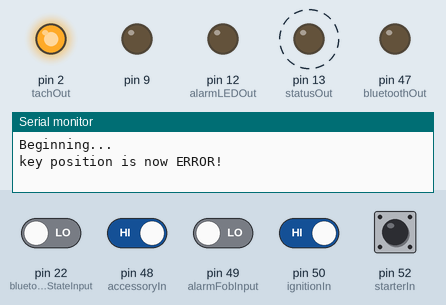
A program run on a simulated Arduino Mega 2560, built with avr-gcc and run on an emulated ATmega2560. Shown: output pins drawn as LEDs (lit = HIGH), the last lines printed to the serial monitor. Dashed ring = blinking. The test bench sets the inputs (shaded band); at power-on: pin 48 (accessoryIn), pin 50 (ignitionIn), pin 52 (starterIn) HIGH, pin 22 (bluetoothStateInput), pin 49 (alarmFobInput) LOW.

Above: at 1.25 s.
1.3 s: pin 48 (accessoryIn) driven LOW
At 3.7 s:
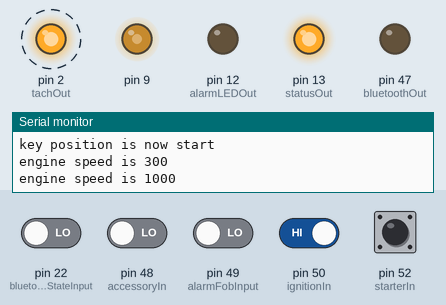
4.3 s: pin 22 (bluetoothStateInput) driven HIGH
At 4.7 s:
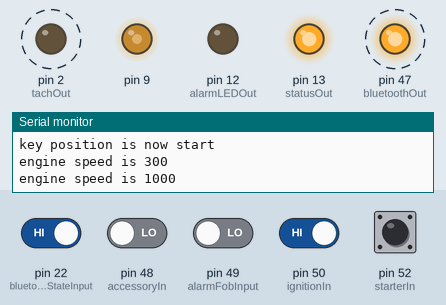
7.3 s: pin 50 (ignitionIn) driven LOW
At 9.05 s:
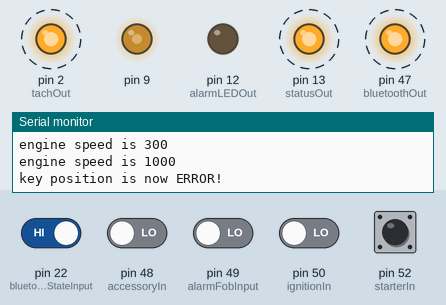
10.3 s: pin 52 (starterIn) pulled LOW for 0.15 s
At 12.56 s:
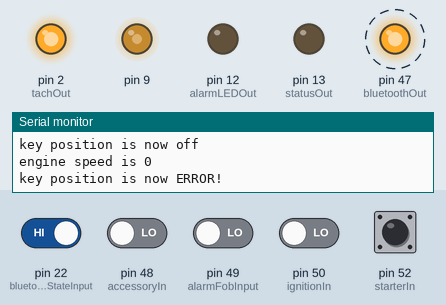
13.3 s: pin 49 (alarmFobInput) driven HIGH
At 15.19 s:
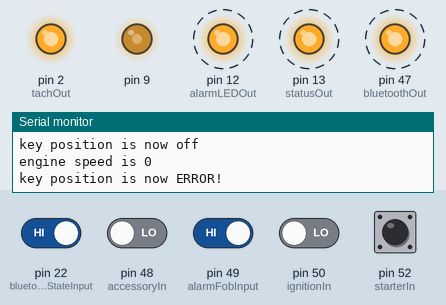
Timing chart, 0 to 20.3 s (numbered marks = the images above; inputs shaded):
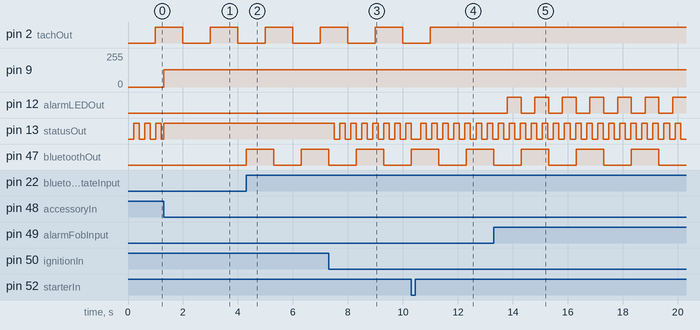

The program:

main.cpp
```cpp
#include <Arduino.h>
#include "TimerThree.h"
#include <string.h>
#include "Engine_Simulator.h"

void readInputs();
void reportSerialData();
void figureOutEngineSpeed();
void figureOutKeyPosition();
void processTachOutput();
void processStatusLED();
void figureOutBluetoothState();
void figureOutAlarmState();
void resetPreviousVariables();
void timerisr();
#if timeMainLoop
  void calculateLoopTime();
#endif

bool debug = 1;
bool accIn = 0;                             // is the accessory relay energized?
bool ignIn = 0;                             // is the ignition relay energized?
bool startIn = 0;                           // is the starter relay energized?
bool forceEnginetoRunningState = 0;         // is the engine forced to run regardless of inputs?
int engineSpeed = 0;                        // track the engine speed
int previousEngineSpeed = 0;                // tracks the previous engine speed for serial reporting purposes
long tachPeriod;                            // tracks the period of the tach signal in microseconds
bool valueStatus = LOW;                     // value of the status LED
long previousMillisStatus = 0;              // will store last time LED was updated
long crankToStartCounter = 0;               // tracks the amount of time the motor has been cranking
int serialData = normalEngine;              // tracks the serial serialData, which will only be one character
                                            // 'm' = malfunction, no tach signal will be presented
                                            // 'c' = cranking indefinitely, engine won't fire up
                                            // 'n' = normal engine operation
char keyPosition = 'o';                     // tracks the position of the key
                                            // 'o' = off
                                            // 'a' = accessory
                                            // 'i' = ignition
                                            // 's' = start
                                            // 'e' = error!
char* printableserialData[] = {
  "normal",                                 // normal operation
  "no tach",                                // no tach signal shall ever be presented
  "cranking indefinitely"                   // the tach signal will not be allowed to exceed cranking RPM
};
char previousKeyPosition;                   // tracks the previous key's position to see if it changed
int operatingEngineSpeed = idleEngineSpeed; // tracks the speed of the engine when it's allowed to run
bool tachstate;                             // flag for the timer ISR to flip the tach output pin

int alarmState = 0;                         // tracks the current state of the alarm. This also tracks the state of the door locks
                                            // 0 = disarmed
                                            // 1 = armed
                                            // 2 = pending armed
long alarmTimer = 0;                        // bit banging the alarm LED
bool alarmFobIn = 0;                        // tracks if the car controller has "pressed" the alarm fob button
bool previousAlarmFobIn = 0;                // tracks the previously recorded alarm fob button status
bool alarmLEDStatus = 0;                    // tracks the alarm LED's state

bool bluetoothStateIn = 0;                  // input pin hooked to a switch that tracks the state of the bluetooth
                                            // 1 = associated
                                            // 0 = unassociated
bool bluetoothLEDState = 0;                 // tracks the LED's output state for bit banging
long bluetoothLEDTimer = 0;                 // timer for bit banging the output LED

#if timeMainLoop
  long timeStamp = 0;
  long previousTimeStamp = 0;
  int deltaTimeStamp = 0;
  int previousDeltaTimeStamp = 0;
#endif

void setup() {
  pinMode(tachOut, OUTPUT);
  pinMode(statusOut, OUTPUT);
  pinMode(alarmLEDOut, OUTPUT);
  pinMode(bluetoothOut, OUTPUT);
  digitalWrite(bluetoothOut, LOW); // tie it low so the engine controller's input doesn't float
  Serial.begin(9600);
  Timer3.initialize();
  Timer3.attachInterrupt(timerisr);
  Serial.println("Beginning...");
}

void loop() {
  #if timeMainLoop
    calculateLoopTime();
  #endif
  readInputs();
  if (Serial.available() > 0)
  {
    serialData = Serial.read();
  } else {
    serialData = 0;
  }
  figureOutKeyPosition();
  figureOutEngineSpeed();
  processTachOutput();
  processStatusLED();
  figureOutBluetoothState();
  figureOutAlarmState();
  reportSerialData();
  resetPreviousVariables();
}

#if timeMainLoop
  void calculateLoopTime() {
    timeStamp = millis();
    deltaTimeStamp = timeStamp - previousTimeStamp;
    if (deltaTimeStamp - previousDeltaTimeStamp > 5) {
      Serial.println(deltaTimeStamp);
    }
    previousTimeStamp = timeStamp;
    previousDeltaTimeStamp = deltaTimeStamp;
  }
#endif

void readInputs() {
  accIn = digitalRead(accessoryIn); // A HIGH value means the accessory position was turned ON
  ignIn = digitalRead(ignitionIn); // A HIGH value means the ignition position was turned ON
  startIn = digitalRead(starterIn); // A HIGH value means the start position was turned ON
  alarmFobIn = digitalRead(alarmFobInput); // A LOW value means the button is being PRESSED
  bluetoothStateIn = digitalRead(bluetoothStateInput); // A LOW value means UNASSOCIATED
}

void reportSerialData() {
  if (keyPosition != previousKeyPosition) {
    Serial.print("key position is now ");
    if (keyPosition == 'o') Serial.println("off");
    if (keyPosition == 'a') Serial.println("accessory");
    if (keyPosition == 'i') Serial.println("ignition");
    if (keyPosition == 's') Serial.println("start");
    if (keyPosition == 'e') Serial.println("ERROR!");
  }
  if (keyPosition == 's' && previousKeyPosition != 's' && engineSpeed > crankingEngineSpeed)
    Serial.println("ERROR!!  ENGINE RUNNING, GRINDING STARTER!!");
  if (previousEngineSpeed != engineSpeed) {
    Serial.print("engine speed is ");
    Serial.println(engineSpeed);
  }
  if (serialData != 0) {
    switch (serialData) {
      case normalEngine:
        Serial.print("simulator state is ");
        Serial.println(printableserialData[0]);
        break;
      case malfunction:
        Serial.print("simulator state is ");
        Serial.println(printableserialData[1]);
        break;
      case crankIndefinitely:
        Serial.print("simulator state is ");
        Serial.println(printableserialData[2]);
        break;
      case tachCruise:
        operatingEngineSpeed = cruiseEngineSpeed;
        Serial.print("engine speed is changed to ");
        Serial.println(operatingEngineSpeed);
        break;
      case tachIdle:
        operatingEngineSpeed = idleEngineSpeed;
        Serial.print("engine speed is changed to ");
        Serial.println(operatingEngineSpeed);
        break;
      case forceEngineRunning:
        forceEnginetoRunningState = !forceEnginetoRunningState;
        Serial.print("engine forced state is ");
        Serial.println(forceEnginetoRunningState);
        break;
    }
  }
}

void figureOutEngineSpeed() {
  if (serialData == malfunction || keyPosition == 'o' || keyPosition == 'a') { // malfunction or engine stall - no tach
    engineSpeed = 0;
  }
  else if (serialData == crankIndefinitely && keyPosition == 's') // engine cranking indefinitely but won't start
    engineSpeed = crankingEngineSpeed;
  else if (serialData == crankIndefinitely && keyPosition == 'i' && previousKeyPosition == 's') // unsuccessful start, engine should spin down after releasing starter
    engineSpeed = 0;
  else if (keyPosition == 'i' && engineSpeed == 0) // the engine is about to fire up, reset the cranking timer
    crankToStartCounter = millis();
  else if ((keyPosition == 'i') && (engineSpeed > 0)) // the engine is successfully running, keep the tach going
    engineSpeed = operatingEngineSpeed;
  else if (keyPosition == 's') { // engine cranking during normal start period
    if (millis() - crankToStartCounter < crankToStartTime) // engine cranking timer hasn't expired, engine only cranking
      engineSpeed = crankingEngineSpeed;
    else if (millis() - crankToStartCounter >= crankToStartTime) // engine cranking timer DID expire, fire and idle engine
      engineSpeed = operatingEngineSpeed;
  }
  if (forceEnginetoRunningState > 0) {
    engineSpeed = operatingEngineSpeed;
  }
}

void figureOutKeyPosition() {
  if (accIn == LOW && ignIn == LOW && startIn == LOW)
    keyPosition = 'o';
  if (accIn == HIGH && ignIn == LOW && startIn == LOW)
    keyPosition = 'a';
  //if (accIn == LOW && ignIn == HIGH && startIn == LOW)
    //keyPosition = 'e';
  if (accIn == LOW && ignIn == LOW && startIn == HIGH)
    keyPosition = 'e';
  if (accIn == HIGH && ignIn == HIGH && startIn == LOW)
    keyPosition = 'i';
  if (accIn == LOW && ignIn == HIGH && startIn == HIGH)
    keyPosition = 's';
  if (accIn == HIGH && ignIn == HIGH && startIn == HIGH)
    keyPosition = 'e';
}

void processTachOutput() {
  if ((engineSpeed > 0) && (previousEngineSpeed != engineSpeed)) {
    tachPeriod = 1000000 / (engineSpeed / 15); // convert engine speed to tachometer period in microseconds assuming a 4-cylinder 4-cycle
    Timer3.pwm(9, 512, tachPeriod); // pwm pin 10 (don't ask me why), "512" = 50% duty cycle
  }
}

void processStatusLED() {
  if (keyPosition == 'i' || keyPosition == 's')
    digitalWrite(statusOut, HIGH);
  else if (keyPosition == 'a') {
    if (millis() - previousMillisStatus > statusInterval) { // flop LED every statusInterval
      if (valueStatus == LOW)
        valueStatus = HIGH;
      else
        valueStatus = LOW;
      digitalWrite(statusOut, valueStatus);
      previousMillisStatus = millis();
    }
  }
  else if (keyPosition == 'e') {
    if (millis() - previousMillisStatus > errorStatusInterval) { // flop LED every errorStatusInterval
      if (valueStatus == LOW)
        valueStatus = HIGH;
      else
        valueStatus = LOW;
      digitalWrite(statusOut, valueStatus);
      previousMillisStatus = millis();
    }
  }
  else // key position is off
    digitalWrite(statusOut, LOW);
}

void figureOutBluetoothState() {
  if (!bluetoothStateIn) {bluetoothLEDState = 0;} // unassociated, turn off output
  if ((millis() - bluetoothLEDTimer > bluetoothTimeout) && bluetoothStateIn) // time's up, flip the output only if associated
  {
    bluetoothLEDState = !bluetoothLEDState;
    bluetoothLEDTimer = millis();
  }
  digitalWrite(bluetoothOut, bluetoothLEDState);
}

void figureOutAlarmState() {
  /*
  Alarm State:
   0 = disarmed
   1 = armed, doors are locked
   2 = pending armed
   */
  if (engineSpeed == 0)
  {
    if (alarmFobIn && !previousAlarmFobIn) // only trigger on rising edge of alarm fob input
    {
      switch (alarmState)
      {
        case 0:
          alarmState = 1;
          alarmTimer = millis();
          break;
        case 1:
          alarmState = 0;
          alarmLEDStatus = LOW;
          break;
      }
    }

    if ((alarmState == 1) && (millis() - alarmTimer > alarmTimeout)) // time the bit banging of the output LED if alarm is armed
    {
      alarmLEDStatus = !alarmLEDStatus;
      alarmTimer = millis();
    }
  }
  else {alarmLEDStatus = 0;}

  digitalWrite(alarmLEDOut, alarmLEDStatus);
}

void resetPreviousVariables() {
  previousKeyPosition = keyPosition;
  previousAlarmFobIn = alarmFobIn;
  previousEngineSpeed = engineSpeed;
}

void timerisr() {
  tachstate = !tachstate;
  if (engineSpeed > 0)
    digitalWrite(tachOut, tachstate); // toggle the value of pin 10
  else
    digitalWrite(tachOut, HIGH); // typical EMSes have pull-up resistors with pull-low outputs
}
```

Engine_Simulator.h
```cpp
// ************ PIN ASSIGNMENTS **************
#define accessoryIn         48  // accessory input pin maps to pin 12, HIGH means ON
#define ignitionIn          50  // ignition input pin maps to pin 18, HIGH means ON
#define starterIn           52  // starter input pin maps to pin 19, HIGH means ON
#define alarmFobInput       49  // alarm fob input LOW value means button being PRESSED
#define bluetoothStateInput 22  // bluetooth input a LOW value means UNASSOCIATED
#define alarmLEDOut         12  // pin for alarm LED output
#define bluetoothOut        47  // output pin for bluetooth LED
#define statusOut           13  // status LED output
#define tachOut             2   // tach output (PWM)

// ************ SERIAL COMANDS ***************
#define malfunction         'm' // malfunction, no tach signal will be presented
#define crankIndefinitely   'c' // crank indefinitely, engine won't fire up
#define normalEngine        'n' // normal engine operation
#define forceEngineRunning  'f' // forces the engine to a running state regardless of inputs
#define tachCruise          '3' // cruise tach of 2000 RPM
#define tachIdle            '1' // idle tach of 1000 RPM

// ************ TIMING VALUES ****************
#define crankToStartTime   2000 // time it takes to fire the motor
#define errorStatusInterval 200 // interval at which to pulse the LED (milliseconds) IN ERROR STATE
#define statusInterval     1000 // interval at which to pulse the LED (milliseconds)
#define alarmTimeout        500 // timeout for flipping the alarm LED output
#define bluetoothTimeout   1000 // bluetooth output LED switching period (in ms)

// ************ PROCESS VARIABLES ************
#define crankingEngineSpeed 300 // cranking RPM
#define idleEngineSpeed    1000 // idle RPM
#define cruiseEngineSpeed  3000 // cruise RPM
#define timeMainLoop          1 // run the calculation for main loop timing (serial port approximation)
```

Measured:
- after the input at 1.3 s, pin 2 (tachOut): HIGH → LOW after 0.70 s, → HIGH 1.0 s later, → LOW 1.0 s later; pin 9: 0/255 → 128/255 at once
- after the input at 4.3 s, pin 47 (bluetoothOut): LOW → HIGH at once, → LOW 1.0 s later, → HIGH 1.0 s later
- after the input at 7.3 s, pin 13 (statusOut): alternates HIGH for 0.20 s and LOW for 0.20 s, starting after 0.20 s
- after the input at 10.3 s, pin 2 (tachOut): goes on until 11.0 s, then stays HIGH
- after the input at 13.3 s, pin 12 (alarmLEDOut): alternates HIGH for 0.50 s and LOW for 0.50 s, starting after 0.50 s
